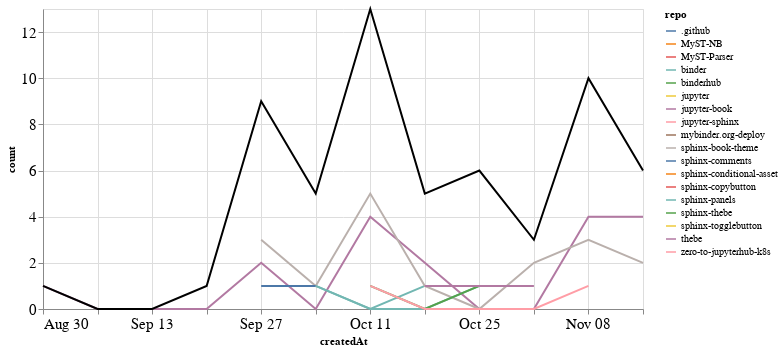

The notebook cell saved with this chart:
### Markdown cell above
## PRs

### Code cell
prs_time = prs.groupby('repo').resample('W', on='createdAt').count()['author'].reset_index()
prs_time = prs_time.rename(columns={'author': 'count'})
prs_time_total = prs_time.groupby('createdAt').agg({"count": "sum"}).reset_index()

ch1 = alt.Chart(prs_time, width=600).mark_line().encode(
    x='createdAt',
    y='count',
    color='repo',
    tooltip="repo"
)

ch2 = alt.Chart(prs_time_total, width=600).mark_line(color="black").encode(
    x='createdAt',
    y='count',
)

ch1 + ch2

### Figure 1 — Vega-Lite specification as saved in the notebook (floating-point values rounded to 4 significant figures)
{"config": {"axisLeft": {"labelFontSize": 15}, "axisBottom": {"labelFontSize": 15}}, "layer": [{"data": {"name": "data-da44d5b5a01a0708d3f2c5360bad13db"}, "mark": "line", "encoding": {"color": {"type": "nominal", "field": "repo"}, "tooltip": {"type": "nominal", "field": "repo"}, "x": {"type": "temporal", "field": "createdAt"}, "y": {"type": "quantitative", "field": "count"}}, "width": 600}, {"data": {"name": "data-278974ebf1accb6605b70d2b4b1f2ede"}, "mark": {"type": "line", "color": "black"}, "encoding": {"x": {"type": "temporal", "field": "createdAt"}, "y": {"type": "quantitative", "field": "count"}}, "width": 600}], "$schema": "https://vega.github.io/schema/vega-lite/v4.8.1.json", "datasets": {"data-da44d5b5a01a0708d3f2c5360bad13db": [{"repo": ".github", "createdAt": "2020-11-08T00:00:00", "count": 1}, {"repo": "MyST-NB", "createdAt": "2020-10-11T00:00:00", "count": 1}, {"repo": "MyST-Parser", "createdAt": "2020-09-27T00:00:00", "count": 2}, {"repo": "binder", "createdAt": "2020-10-04T00:00:00", "count": 1}, {"repo": "binder", "createdAt": "2020-10-11T00:00:00", "count": 0}, {"repo": "binder", "createdAt": "2020-10-18T00:00:00", "count": 1}, {"repo": "binderhub", "createdAt": "2020-10-04T00:00:00", "count": 1}, {"repo": "jupyter", "createdAt": "2020-09-20T00:00:00", "count": 1}, {"repo": "jupyter-book", "createdAt": "2020-08-30T00:00:00", "count": 1}, {"repo": "jupyter-book", "createdAt": "2020-09-06T00:00:00", "count": 0}, {"repo": "jupyter-book", "createdAt": "2020-09-13T00:00:00", "count": 0}, {"repo": "jupyter-book", "createdAt": "2020-09-20T00:00:00", "count": 0}, {"repo": "jupyter-book", "createdAt": "2020-09-27T00:00:00", "count": 2}, {"repo": "jupyter-book", "createdAt": "2020-10-04T00:00:00", "count": 0}, {"repo": "jupyter-book", "createdAt": "2020-10-11T00:00:00", "count": 4}, {"repo": "jupyter-book", "createdAt": "2020-10-18T00:00:00", "count": 2}, {"repo": "jupyter-book", "createdAt": "2020-10-25T00:00:00", "count": 0}, {"repo": "jupyter-book", "createdAt": "2020-11-01T00:00:00", "count": 0}, {"repo": "jupyter-book", "createdAt": "2020-11-08T00:00:00", "count": 4}, {"repo": "jupyter-book", "createdAt": "2020-11-15T00:00:00", "count": 4}, {"repo": "jupyter-sphinx", "createdAt": "2020-09-27T00:00:00", "count": 1}, {"repo": "mybinder.org-deploy", "createdAt": "2020-10-11T00:00:00", "count": 1}, {"repo": "sphinx-book-theme", "createdAt": "2020-09-27T00:00:00", "count": 3}, {"repo": "sphinx-book-theme", "createdAt": "2020-10-04T00:00:00", "count": 1}, {"repo": "sphinx-book-theme", "createdAt": "2020-10-11T00:00:00", "count": 5}, {"repo": "sphinx-book-theme", "createdAt": "2020-10-18T00:00:00", "count": 1}, {"repo": "sphinx-book-theme", "createdAt": "2020-10-25T00:00:00", "count": 0}, {"repo": "sphinx-book-theme", "createdAt": "2020-11-01T00:00:00", "count": 2}, {"repo": "sphinx-book-theme", "createdAt": "2020-11-08T00:00:00", "count": 3}, {"repo": "sphinx-book-theme", "createdAt": "2020-11-15T00:00:00", "count": 2}, {"repo": "sphinx-comments", "createdAt": "2020-09-27T00:00:00", "count": 1}, {"repo": "sphinx-comments", "createdAt": "2020-10-04T00:00:00", "count": 1}, {"repo": "sphinx-conditional-asset", "createdAt": "2020-10-25T00:00:00", "count": 2}, {"repo": "sphinx-copybutton", "createdAt": "2020-11-08T00:00:00", "count": 1}, {"repo": "sphinx-panels", "createdAt": "2020-10-04T00:00:00", "count": 1}, {"repo": "sphinx-panels", "createdAt": "2020-10-11T00:00:00", "count": 0}, {"repo": "sphinx-panels", "createdAt": "2020-10-18T00:00:00", "count": 0}, {"repo": "sphinx-panels", "createdAt": "2020-10-25T00:00:00", "count": 1}, {"repo": "sphinx-thebe", "createdAt": "2020-10-11T00:00:00", "count": 1}, {"repo": "sphinx-thebe", "createdAt": "2020-10-18T00:00:00", "count": 0}, {"repo": "sphinx-thebe", "createdAt": "2020-10-25T00:00:00", "count": 1}, {"repo": "sphinx-togglebutton", "createdAt": "2020-10-25T00:00:00", "count": 1}, {"repo": "thebe", "createdAt": "2020-10-18T00:00:00", "count": 1}, {"repo": "thebe", "createdAt": "2020-10-25T00:00:00", "count": 1}, {"repo": "thebe", "createdAt": "2020-11-01T00:00:00", "count": 1}, {"repo": "zero-to-jupyterhub-k8s", "createdAt": "2020-10-11T00:00:00", "count": 1}, {"repo": "zero-to-jupyterhub-k8s", "createdAt": "2020-10-18T00:00:00", "count": 0}, {"repo": "zero-to-jupyterhub-k8s", "createdAt": "2020-10-25T00:00:00", "count": 0}, {"repo": "zero-to-jupyterhub-k8s", "createdAt": "2020-11-01T00:00:00", "count": 0}, {"repo": "zero-to-jupyterhub-k8s", "createdAt": "2020-11-08T00:00:00", "count": 1}], "data-278974ebf1accb6605b70d2b4b1f2ede": [{"createdAt": "2020-08-30T00:00:00", "count": 1}, {"createdAt": "2020-09-06T00:00:00", "count": 0}, {"createdAt": "2020-09-13T00:00:00", "count": 0}, {"createdAt": "2020-09-20T00:00:00", "count": 1}, {"createdAt": "2020-09-27T00:00:00", "count": 9}, {"createdAt": "2020-10-04T00:00:00", "count": 5}, {"createdAt": "2020-10-11T00:00:00", "count": 13}, {"createdAt": "2020-10-18T00:00:00", "count": 5}, {"createdAt": "2020-10-25T00:00:00", "count": 6}, {"createdAt": "2020-11-01T00:00:00", "count": 3}, {"createdAt": "2020-11-08T00:00:00", "count": 10}, {"createdAt": "2020-11-15T00:00:00", "count": 6}]}}
